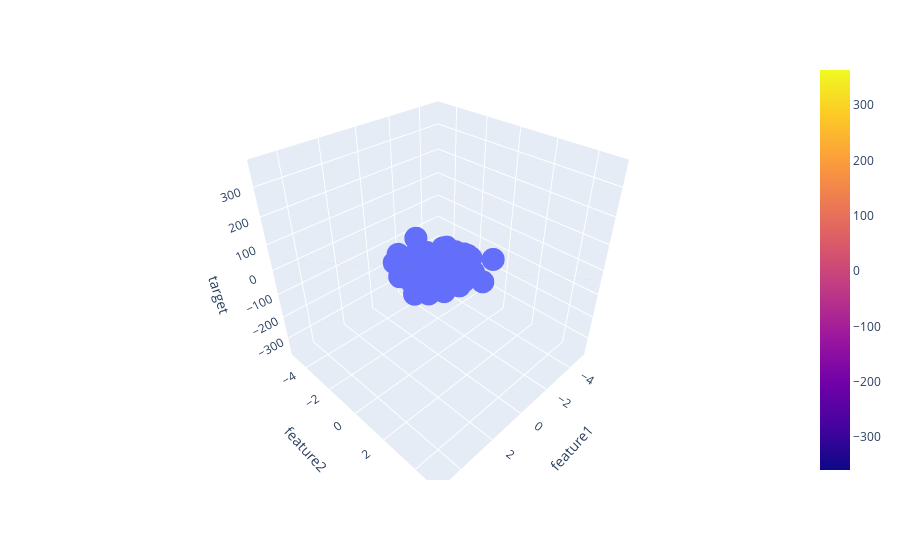

Here is the notebook cell this chart was saved with:
### Code cell
fig.add_trace(go.Surface(x = x, y = y, z =z ))
